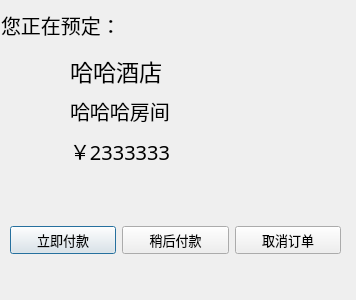
<?xml version="1.0" encoding="UTF-8"?>
<ui version="4.0">
 <class>Dlg_newOrder</class>
 <widget class="QDialog" name="Dlg_newOrder">
  <property name="geometry">
   <rect>
    <x>0</x>
    <y>0</y>
    <width>356</width>
    <height>300</height>
   </rect>
  </property>
  <property name="windowTitle">
   <string>Dialog</string>
  </property>
  <widget class="QLabel" name="label">
   <property name="geometry">
    <rect>
     <x>1</x>
     <y>4</y>
     <width>341</width>
     <height>41</height>
    </rect>
   </property>
   <property name="font">
    <font>
     <family>微软雅黑</family>
     <pointsize>15</pointsize>
    </font>
   </property>
   <property name="text">
    <string>您正在预定：</string>
   </property>
  </widget>
  <widget class="QLabel" name="hotelname">
   <property name="geometry">
    <rect>
     <x>70</x>
     <y>50</y>
     <width>291</width>
     <height>41</height>
    </rect>
   </property>
   <property name="font">
    <font>
     <family>黑体</family>
     <pointsize>17</pointsize>
    </font>
   </property>
   <property name="text">
    <string>哈哈酒店</string>
   </property>
  </widget>
  <widget class="QLabel" name="roomname">
   <property name="geometry">
    <rect>
     <x>70</x>
     <y>90</y>
     <width>301</width>
     <height>41</height>
    </rect>
   </property>
   <property name="font">
    <font>
     <family>微软雅黑</family>
     <pointsize>15</pointsize>
    </font>
   </property>
   <property name="text">
    <string>哈哈哈房间</string>
   </property>
  </widget>
  <widget class="QLabel" name="roomname_2">
   <property name="geometry">
    <rect>
     <x>70</x>
     <y>130</y>
     <width>301</width>
     <height>41</height>
    </rect>
   </property>
   <property name="font">
    <font>
     <family>微软雅黑</family>
     <pointsize>15</pointsize>
    </font>
   </property>
   <property name="text">
    <string>￥2333333</string>
   </property>
  </widget>
  <widget class="QWidget" name="horizontalLayoutWidget">
   <property name="geometry">
    <rect>
     <x>10</x>
     <y>200</y>
     <width>331</width>
     <height>80</height>
    </rect>
   </property>
   <layout class="QHBoxLayout" name="horizontalLayout">
    <item>
     <widget class="QPushButton" name="pBtn_pay_now">
      <property name="font">
       <font>
        <pointsize>10</pointsize>
       </font>
      </property>
      <property name="text">
       <string>立即付款</string>
      </property>
     </widget>
    </item>
    <item>
     <widget class="QPushButton" name="pBtn_pay_later">
      <property name="font">
       <font>
        <pointsize>10</pointsize>
       </font>
      </property>
      <property name="text">
       <string>稍后付款</string>
      </property>
     </widget>
    </item>
    <item>
     <widget class="QPushButton" name="pBtn_cancel">
      <property name="font">
       <font>
        <pointsize>10</pointsize>
       </font>
      </property>
      <property name="text">
       <string>取消订单</string>
      </property>
     </widget>
    </item>
   </layout>
  </widget>
 </widget>
 <resources/>
 <connections/>
</ui>
